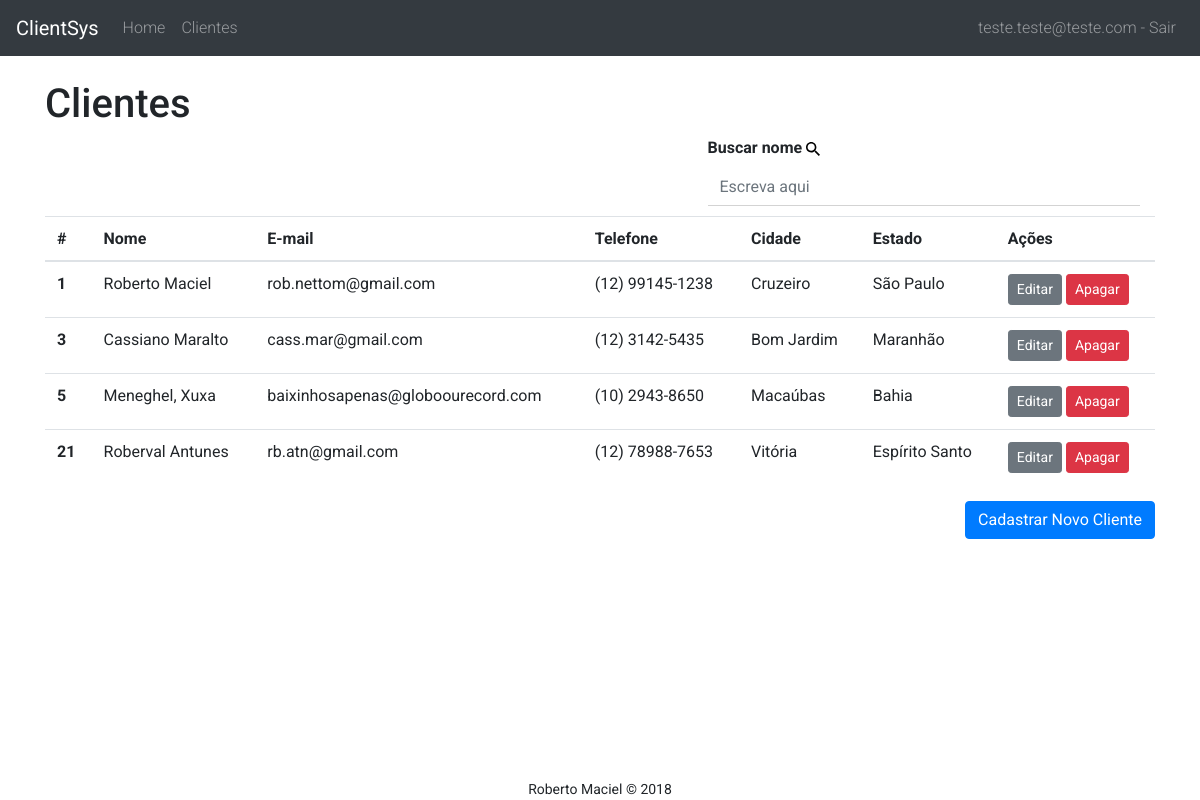
Screenshot of /showClientList.php (signed in) with the database file from the repository.
### tables this page shows
CREATE TABLE `clients` (
  `id` int(11) NOT NULL,
  `email` varchar(150) NOT NULL,
  `name` varchar(50) NOT NULL,
  `city` varchar(50) NOT NULL,
  `state` varchar(40) NOT NULL,
  `phone` varchar(15) NOT NULL
);

### connection.php (called while the page is built, shortened)
<?php
class CONNECTION
{
    public $user = "root";
    public $password = "";
    public $host = "127.0.0.1";
    public $dbname = "clientsys";
    public function Connect()
    {
        $connect = new PDO("mysql:host=$this->host;port=3306;dbname=$this->dbname", $this->user, $this->password);
        $connect->setAttribute(PDO::ATTR_ERRMODE, PDO::ERRMODE_EXCEPTION);
        $connect->exec("set names utf8");
        return $connect;
    }
    public function GetClientList()
    {
        $connection = new CONNECTION();
        try {
            $connect = $connection->Connect();
            $connect->exec("set names utf8");
            $lines = $connect->query("SELECT * FROM clients");
            return $lines;
        } catch (PDOException $e) {
            echo "Deu erro... " . $e->getMessage();
        }
    }
}

### showClientList.php (the view, shortened to what this page needs)
<html>
<head>
  <link rel="stylesheet" href="https://stackpath.bootstrapcdn.com/bootstrap/4.1.1/css/bootstrap.min.css"
>
  <link rel="stylesheet" href="css/style.css" />
</head>
<body>
  <?php
include_once "include/navbar.php";
include_once "connection.php";
?>
  <div id="content">
    <div class="container">
      <h1>
        Clientes
      </h1>
        <div class="col-md-5 float-right">
          <label for="name">
            <strong>Buscar nome</strong>
          </label>
          <input type="text" class="form-control" name="nameSearch" id="nameSearch" aria-describedby="nameSearchHelp" placeholder="Escreva aqui">
        </div>
      <table class="table">
        <thead>
          <tr>
            <th scope="col">#</th>
            <th scope="col">Nome</th>
            <th scope="col">E-mail</th>
            <th scope="col">Telefone</th>
            <th scope="col">Cidade</th>
            <th scope="col">Estado</th>
            <th scope="col">Ações</th>
          </tr>
        </thead>
        <tbody>
          <?php
$connection = new CONNECTION();
$lines = $connection->GetClientList();
foreach ($lines as $line) {
    ?>
          <tr>
            <th scope="row">
              <?php echo $line["id"]; ?>
            </th>
            <td>
              <?php echo $line["name"]; ?>
            </td>
            <td>
              <?php echo $line["email"]; ?>
            </td>
            <td>
              <?php echo $line["phone"]; ?>
            </td>
            <td>
              <?php echo $line["city"]; ?>
            </td>
            <td>
              <?php echo $line["state"]; ?>
            </td>
            <td>
              <a class="btn btn-sm btn-secondary" href="editClient.php?id=<?php echo $line["id"] ?>">Editar</a>
              <a class="btn btn-sm btn-danger" href="client.php?id=<?php echo $line["id"] ?>&action=erase">Apagar</a>
            </td>
          </tr>
          <?php
}
?>
        </tbody>
      </table>
      <a href="registerClient.php">
        <button class="btn btn-primary float-right">Cadastrar Novo Cliente</button>
      </a>
    </div>
  </div>
  <?php include_once "include/footer.php"?>
</body>
</html>

### css/style.css (style rules this page uses)
* { font-family: 'Roboto', sans-serif; }
body { margin-top: 80px; margin-bottom: 60px; }
#nameSearch { border: none; border-radius: 0; border-bottom: #d3d3d3 solid 1px; margin-bottom: 10px; }
.searchIcon { fill: black; height: 14px; animation: 2s search infinite; }

### rows the page displays
clients: id "1", name "Roberto Maciel", email "rob.nettom@gmail.com", phone "(12) 99145-1238", city "Cruzeiro", state "São Paulo"
clients: id "3", name "Cassiano Maralto", email "cass.mar@gmail.com", phone "(12) 3142-5435", city "Bom Jardim", state "Maranhão"
clients: id "5", name "Meneghel, Xuxa", email "baixinhosapenas@globoourecord.com", phone "(10) 2943-8650", city "Macaúbas", state "Bahia"
clients: id "21", name "Roberval Antunes", email "rb.atn@gmail.com", phone "(12) 78988-7653", city "Vitória", state "Espírito Santo"

### other values shown
$logged "teste.teste@teste.com"
$nome "Roberto Maciel"
$ano "2018"
